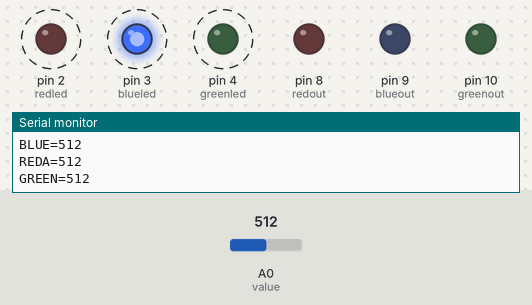
Recording of a sketch running on a simulated Arduino Uno, built with avr-gcc and run on an emulated ATmega328P. Parts: output pins drawn as LEDs (lit = HIGH), the last lines printed to the serial monitor. Dashed ring = blinking. The test bench sets the inputs (shaded band); at power-on: A0 (value) = 512.

Above: at 4.29 s.
4.3 s: A0 (value) set to 716
At 4.47 s:
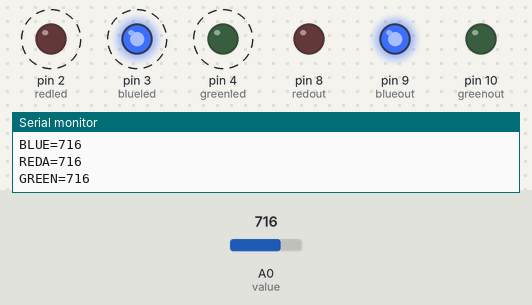
7.3 s: A0 (value) set to 511
At 7.49 s:
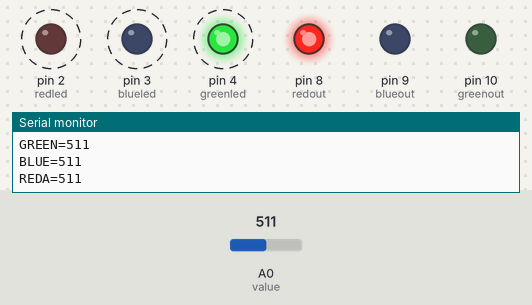
Timing chart, 0 to 16.3 s (numbered marks = the images above; inputs shaded):
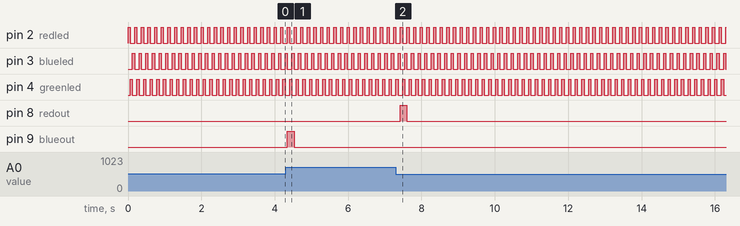

The sketch:

ldr_sensor.ino
```cpp
int redled=2;
int blueled=3;
int greenled=4;

int value=A0;
int red;
int blue;
int green;

int redvalue;
int greenvalue;
int bluevalue;

int redout=8;
int blueout=9;
int greenout=10;

void setup() {
  // put your setup code here, to run once:
pinMode(redled , OUTPUT);
pinMode(greenled , OUTPUT);
pinMode(blueled , OUTPUT);

pinMode(value , INPUT);

pinMode(redout , OUTPUT);
pinMode(greenout , OUTPUT);
pinMode(blueout , OUTPUT);
Serial.begin(9600);
}

void loop() {
  // put your main code here, to run repeatedly:
digitalWrite(redled,HIGH);
delay(50);
red=analogRead(value);
delay(10);
Serial.print("REDA=");
Serial.println(red);
digitalWrite(redled,LOW);

digitalWrite(greenled,HIGH);
delay(50);
green=analogRead(value);
delay(10);
Serial.print("GREEN=");
Serial.println(green);
digitalWrite(greenled,LOW);

digitalWrite(blueled,HIGH);
delay(50);
blue=analogRead(value);
delay(10);
Serial.print("BLUE=");
Serial.println(blue);
digitalWrite(blueled,LOW);

if(red>green && red>blue)
{
  redvalue=HIGH;
}
else
{
  redvalue=LOW;
}
if(green>red && green>blue)
{
  greenvalue=HIGH;
}
else
{
  greenvalue=LOW;
}

if(blue>red && blue>green)
{
  bluevalue=HIGH;
}
else
{
  bluevalue=LOW;
}
digitalWrite(redout,redvalue);
digitalWrite(greenout,greenvalue);

digitalWrite( blueout,bluevalue);
}
```

Measured:
- after the input at 4.3 s, pin 9 (blueout): LOW → HIGH after 0.05 s, → LOW 0.18 s later
- after the input at 7.3 s, pin 8 (redout): LOW → HIGH after 0.12 s, → LOW 0.18 s later
- by itself, pin 2 (redled), pin 3 (blueled), pin 4 (greenled): alternates HIGH for 0.06 s and LOW for 0.12 s
